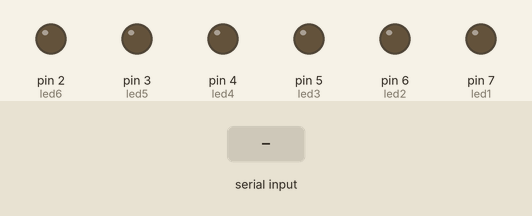
Recording of a sketch running on a simulated Arduino Uno, built with avr-gcc and run on an emulated ATmega328P. Parts: output pins drawn as LEDs (lit = HIGH). The test bench sets the inputs (shaded band).

Above: at 1.2 s.
1.3 s: "1" received over Serial
At 2.1 s:
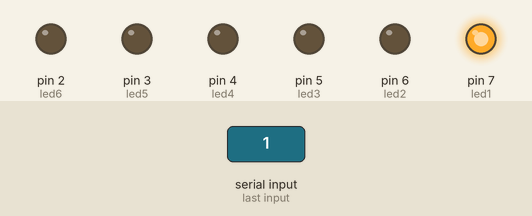
At 3.1 s:
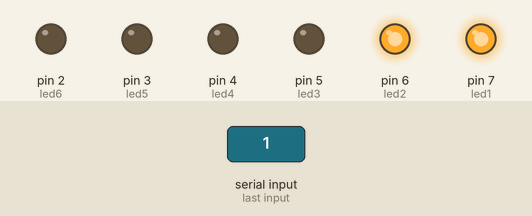
7.3 s: "2" received over Serial
At 8.1 s:
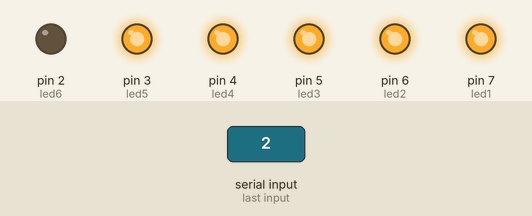
Timing chart, 0 to 13.8 s (numbered marks = the images above; inputs shaded):
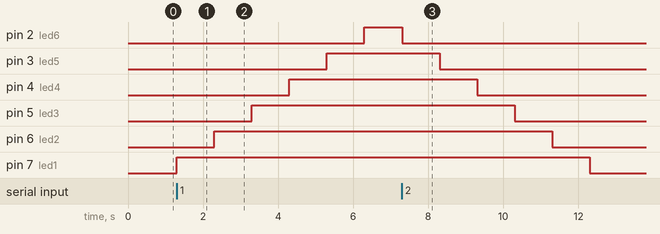

The sketch:

led3.ino
```cpp
//Make a pattern of 6 LED’s using if-else as per following menu:-
  //  a. When user gives 1 , LED’s should get blink in forward manner individually
  //  b. When user gives 2, LED’s should get blink in reverse manner individually
  //  c. When user gives any other number, LED’s should get off together.

int led1=7;
int led2=6;
int led3=5;
int led4=4;
int led5=3;
int led6=2;
char c;
void setup(){
Serial.begin(9600);
  pinMode(led1,OUTPUT);
  pinMode(led2,OUTPUT);
  pinMode(led3,OUTPUT);
  pinMode(led4,OUTPUT);
  pinMode(led5,OUTPUT);
  pinMode(led6,OUTPUT);
}
void loop(){

  if(Serial.available()>0){
  c=Serial.read();
  if(c=='1')
  {
    digitalWrite(led1,HIGH);
    delay(1000);
    digitalWrite(led2,HIGH);
     delay(1000);
    digitalWrite(led3,HIGH);
     delay(1000);
    digitalWrite(led4,HIGH);
     delay(1000);
    digitalWrite(led5,HIGH);
     delay(1000);
    digitalWrite(led6,HIGH);
     delay(1000);
                              }
  else if(c=='2')
  {
    digitalWrite(led6,LOW);
    delay(1000);
    digitalWrite(led5,LOW);
       delay(1000);
    digitalWrite(led4,LOW);
       delay(1000);
    digitalWrite(led3,LOW);
delay(1000);
    digitalWrite(led2,LOW);
       delay(1000);
    digitalWrite(led1,LOW);
       delay(1000);           }
    else
    {
digitalWrite(led1,LOW);
    digitalWrite(led2,LOW);
      digitalWrite(led3,LOW);
      digitalWrite(led4,LOW);
      digitalWrite(led5,LOW);
      digitalWrite(led6,LOW);  }}}
```

Measured:
- after the input at 1.3 s, pin 2 (led6): LOW → HIGH after 5.0 s; pin 3 (led5): LOW → HIGH after 4.0 s; pin 4 (led4): LOW → HIGH after 3.0 s; pin 5 (led3): LOW → HIGH after 2.0 s; pin 6 (led2): LOW → HIGH after 1.0 s
- after the input at 7.3 s, pin 2 (led6): HIGH → LOW at once; pin 3 (led5): HIGH → LOW after 1.0 s; pin 4 (led4): HIGH → LOW after 2.0 s; pin 5 (led3): HIGH → LOW after 3.0 s; pin 6 (led2): HIGH → LOW after 4.0 s
